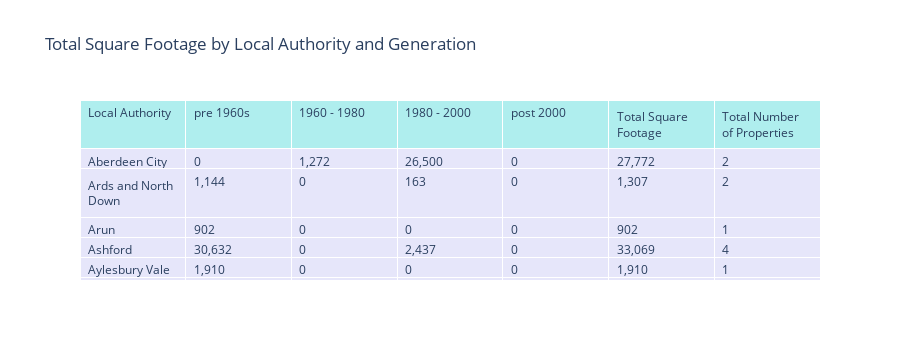

Write notebook code for a chart like this one.
### Code cell
import pandas as pd
import plotly.graph_objects as go

# Load the dataset
storage_data = pd.read_csv('merged_self_storage_with_lAs.csv')

# Remove duplicates based on relevant columns (e.g., Property Address or other unique identifier)
# Adjust columns used for checking duplicates based on your dataset specifics
storage_data = storage_data.drop_duplicates(subset=['Property Address'])

# Define a function to categorize buildings by generation based on 'Year Built'
def categorize_generation(year_built):
    if pd.isna(year_built):
        return 'pre 1960s'
    elif year_built < 1960:
        return 'pre 1960s'
    elif 1960 <= year_built < 1980:
        return '1960 - 1980'
    elif 1980 <= year_built < 2000:
        return '1980 - 2000'
    elif year_built >= 2000:
        return 'post 2000'
    else:
        return 'Unknown'

# Apply the categorization to create the 'Building Generation' column if it doesn't exist
if 'Building Generation' not in storage_data.columns:
    storage_data['Building Generation'] = storage_data['Year Built'].apply(categorize_generation)

# Convert 'Typical Floor Size' to numeric, handling any non-numeric values
storage_data['Typical Floor Size'] = pd.to_numeric(storage_data['Typical Floor Size'], errors='coerce')

# Aggregate total square footage per local authority by generation
total_sqft_by_generation = storage_data.groupby(['Local Authority ', 'Building Generation'])['Typical Floor Size'].sum().reset_index()

# Count the number of properties per local authority
property_count = storage_data.groupby('Local Authority ').size().reset_index(name='Total Number of Properties')

# Pivot the data to have generations as columns
pivot_table = total_sqft_by_generation.pivot(index='Local Authority ', columns='Building Generation', values='Typical Floor Size').fillna(0)

# Merge with property count data to include the total number of properties
pivot_table = pivot_table.merge(property_count, on='Local Authority ', how='left')

# Calculate the total square footage for each local authority
pivot_table['Total Square Footage'] = pivot_table[['pre 1960s', '1960 - 1980', '1980 - 2000', 'post 2000']].sum(axis=1)

# Calculate the overall totals for square footage and number of properties
total_sqft = pivot_table['Total Square Footage'].sum()  # Sum of total square footage
total_properties = pivot_table['Total Number of Properties'].sum()  # Sum of total properties

# Create a summary row with total values
summary_row = pd.DataFrame({
    'pre 1960s': [pivot_table['pre 1960s'].sum()],
    '1960 - 1980': [pivot_table['1960 - 1980'].sum()],
    '1980 - 2000': [pivot_table['1980 - 2000'].sum()],
    'post 2000': [pivot_table['post 2000'].sum()],
    'Total Square Footage': [total_sqft],
    'Total Number of Properties': [total_properties]
}, index=['Total'])

# Append the summary row to the pivot table
pivot_table = pd.concat([pivot_table, summary_row])

# Ensure the Local Authority column displays names, not numbers (assuming it's due to formatting or index issues)
pivot_table.reset_index(inplace=True)
pivot_table.loc[pivot_table['Local Authority '].isnull(), 'Local Authority '] = 'Total'  # Explicitly label the summary row

# Convert the table to a Plotly figure with formatted cells
fig = go.Figure(data=[go.Table(
    header=dict(values=['Local Authority', 'pre 1960s', '1960 - 1980', '1980 - 2000', 'post 2000', 'Total Square Footage', 'Total Number of Properties'],
                fill_color='paleturquoise',
                align='left'),
    cells=dict(values=[pivot_table['Local Authority '],
                       pivot_table['pre 1960s'].map('{:,.0f}'.format),
                       pivot_table['1960 - 1980'].map('{:,.0f}'.format),
                       pivot_table['1980 - 2000'].map('{:,.0f}'.format),
                       pivot_table['post 2000'].map('{:,.0f}'.format),
                       pivot_table['Total Square Footage'].map('{:,.0f}'.format),
                       pivot_table['Total Number of Properties']],
               fill_color='lavender',
               align='left'))
])

# Update layout
fig.update_layout(title='Total Square Footage by Local Authority and Generation')

# Show the table
fig.show()

### Figure 1 — Plotly figure (JSON) as saved in the notebook; plotly's stock layout.template omitted (floating-point values rounded to 4 significant figures; data arrays with more than 128 entries replaced by an {"elided": "..."} marker saying what was removed)
{"data": [{"cells": {"align": "left", "fill": {"color": "lavender"}, "values": {"elided": "7x231 mixed values"}}, "header": {"align": "left", "fill": {"color": "paleturquoise"}, "values": ["Local Authority", "pre 1960s", "1960 - 1980", "1980 - 2000", "post 2000", "Total Square Footage", "Total Number of Properties"]}, "type": "table"}], "layout": {"autosize": true, "height": 360, "title": {"text": "Total Square Footage by Local Authority and Generation"}}}
